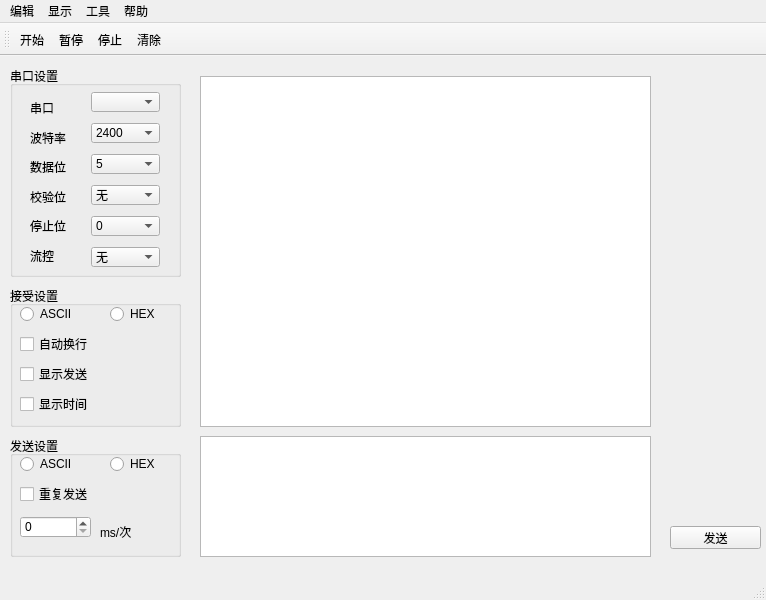
<?xml version="1.0" encoding="UTF-8"?>
<ui version="4.0">
 <class>MainWindow</class>
 <widget class="QMainWindow" name="MainWindow">
  <property name="geometry">
   <rect>
    <x>0</x>
    <y>0</y>
    <width>766</width>
    <height>600</height>
   </rect>
  </property>
  <property name="maximumSize">
   <size>
    <width>766</width>
    <height>600</height>
   </size>
  </property>
  <property name="windowTitle">
   <string>串口调试工具ROG</string>
  </property>
  <property name="windowIcon">
   <iconset>
    <normaloff>ICON/net_port_connect.png</normaloff>ICON/net_port_connect.png</iconset>
  </property>
  <widget class="QWidget" name="centralwidget">
   <widget class="QGroupBox" name="groupBox">
    <property name="geometry">
     <rect>
      <x>10</x>
      <y>10</y>
      <width>171</width>
      <height>211</height>
     </rect>
    </property>
    <property name="title">
     <string>串口设置</string>
    </property>
    <widget class="QComboBox" name="comboBox_uart">
     <property name="geometry">
      <rect>
       <x>81</x>
       <y>26</y>
       <width>69</width>
       <height>20</height>
      </rect>
     </property>
    </widget>
    <widget class="QComboBox" name="comboBox_baud">
     <property name="geometry">
      <rect>
       <x>81</x>
       <y>57</y>
       <width>69</width>
       <height>20</height>
      </rect>
     </property>
     <item>
      <property name="text">
       <string>2400</string>
      </property>
     </item>
     <item>
      <property name="text">
       <string>9600</string>
      </property>
     </item>
     <item>
      <property name="text">
       <string>19200</string>
      </property>
     </item>
     <item>
      <property name="text">
       <string>38400</string>
      </property>
     </item>
    </widget>
    <widget class="QComboBox" name="comboBox_databit">
     <property name="geometry">
      <rect>
       <x>81</x>
       <y>88</y>
       <width>69</width>
       <height>20</height>
      </rect>
     </property>
     <item>
      <property name="text">
       <string>5</string>
      </property>
     </item>
     <item>
      <property name="text">
       <string>6</string>
      </property>
     </item>
     <item>
      <property name="text">
       <string>7</string>
      </property>
     </item>
     <item>
      <property name="text">
       <string>8</string>
      </property>
     </item>
    </widget>
    <widget class="QComboBox" name="comboBox_polarity">
     <property name="geometry">
      <rect>
       <x>81</x>
       <y>119</y>
       <width>69</width>
       <height>20</height>
      </rect>
     </property>
     <item>
      <property name="text">
       <string>无</string>
      </property>
     </item>
     <item>
      <property name="text">
       <string>偶校验</string>
      </property>
     </item>
     <item>
      <property name="text">
       <string>奇校验</string>
      </property>
     </item>
    </widget>
    <widget class="QComboBox" name="comboBox_stopbit">
     <property name="geometry">
      <rect>
       <x>81</x>
       <y>150</y>
       <width>69</width>
       <height>20</height>
      </rect>
     </property>
     <item>
      <property name="text">
       <string>0</string>
      </property>
     </item>
     <item>
      <property name="text">
       <string>1</string>
      </property>
     </item>
    </widget>
    <widget class="QComboBox" name="comboBox_flowctrl">
     <property name="geometry">
      <rect>
       <x>81</x>
       <y>181</y>
       <width>69</width>
       <height>20</height>
      </rect>
     </property>
     <item>
      <property name="text">
       <string>无</string>
      </property>
     </item>
    </widget>
    <widget class="QWidget" name="">
     <property name="geometry">
      <rect>
       <x>20</x>
       <y>30</y>
       <width>38</width>
       <height>171</height>
      </rect>
     </property>
     <layout class="QVBoxLayout" name="verticalLayout_2">
      <item>
       <widget class="QLabel" name="label">
        <property name="text">
         <string>串口</string>
        </property>
       </widget>
      </item>
      <item>
       <widget class="QLabel" name="label_2">
        <property name="text">
         <string>波特率</string>
        </property>
       </widget>
      </item>
      <item>
       <widget class="QLabel" name="label_3">
        <property name="text">
         <string>数据位</string>
        </property>
       </widget>
      </item>
      <item>
       <widget class="QLabel" name="label_4">
        <property name="text">
         <string>校验位</string>
        </property>
       </widget>
      </item>
      <item>
       <widget class="QLabel" name="label_9">
        <property name="text">
         <string>停止位</string>
        </property>
       </widget>
      </item>
      <item>
       <widget class="QLabel" name="label_10">
        <property name="text">
         <string>流控</string>
        </property>
       </widget>
      </item>
     </layout>
    </widget>
   </widget>
   <widget class="QGroupBox" name="groupBox_2">
    <property name="geometry">
     <rect>
      <x>10</x>
      <y>230</y>
      <width>171</width>
      <height>141</height>
     </rect>
    </property>
    <property name="title">
     <string>接受设置</string>
    </property>
    <widget class="QRadioButton" name="radioButton_rcv_ascii">
     <property name="geometry">
      <rect>
       <x>10</x>
       <y>20</y>
       <width>61</width>
       <height>16</height>
      </rect>
     </property>
     <property name="text">
      <string>ASCII</string>
     </property>
    </widget>
    <widget class="QRadioButton" name="radioButton_rcv_hex">
     <property name="geometry">
      <rect>
       <x>100</x>
       <y>20</y>
       <width>51</width>
       <height>16</height>
      </rect>
     </property>
     <property name="text">
      <string>HEX</string>
     </property>
    </widget>
    <widget class="QCheckBox" name="checkBox_auto_line">
     <property name="geometry">
      <rect>
       <x>10</x>
       <y>50</y>
       <width>71</width>
       <height>16</height>
      </rect>
     </property>
     <property name="text">
      <string>自动换行</string>
     </property>
    </widget>
    <widget class="QCheckBox" name="checkBox_display_std">
     <property name="geometry">
      <rect>
       <x>10</x>
       <y>80</y>
       <width>71</width>
       <height>16</height>
      </rect>
     </property>
     <property name="text">
      <string>显示发送</string>
     </property>
    </widget>
    <widget class="QCheckBox" name="checkBox_display_time">
     <property name="geometry">
      <rect>
       <x>10</x>
       <y>110</y>
       <width>71</width>
       <height>16</height>
      </rect>
     </property>
     <property name="text">
      <string>显示时间</string>
     </property>
    </widget>
   </widget>
   <widget class="QGroupBox" name="groupBox_3">
    <property name="geometry">
     <rect>
      <x>10</x>
      <y>380</y>
      <width>171</width>
      <height>121</height>
     </rect>
    </property>
    <property name="title">
     <string>发送设置</string>
    </property>
    <widget class="QRadioButton" name="radioButton_std_hex">
     <property name="geometry">
      <rect>
       <x>100</x>
       <y>20</y>
       <width>51</width>
       <height>16</height>
      </rect>
     </property>
     <property name="text">
      <string>HEX</string>
     </property>
    </widget>
    <widget class="QRadioButton" name="radioButton_std_ascii">
     <property name="geometry">
      <rect>
       <x>10</x>
       <y>20</y>
       <width>61</width>
       <height>16</height>
      </rect>
     </property>
     <property name="text">
      <string>ASCII</string>
     </property>
    </widget>
    <widget class="QCheckBox" name="checkBox_resend">
     <property name="geometry">
      <rect>
       <x>10</x>
       <y>50</y>
       <width>71</width>
       <height>16</height>
      </rect>
     </property>
     <property name="text">
      <string>重复发送</string>
     </property>
    </widget>
    <widget class="QSpinBox" name="spinBox">
     <property name="geometry">
      <rect>
       <x>10</x>
       <y>80</y>
       <width>71</width>
       <height>22</height>
      </rect>
     </property>
    </widget>
    <widget class="QLabel" name="label_11">
     <property name="geometry">
      <rect>
       <x>90</x>
       <y>90</y>
       <width>54</width>
       <height>12</height>
      </rect>
     </property>
     <property name="text">
      <string>ms/次</string>
     </property>
    </widget>
   </widget>
   <widget class="QTextBrowser" name="textBrowser">
    <property name="geometry">
     <rect>
      <x>200</x>
      <y>20</y>
      <width>451</width>
      <height>351</height>
     </rect>
    </property>
   </widget>
   <widget class="QTextEdit" name="textEdit_get">
    <property name="geometry">
     <rect>
      <x>200</x>
      <y>380</y>
      <width>451</width>
      <height>121</height>
     </rect>
    </property>
   </widget>
   <widget class="QPushButton" name="btn_send">
    <property name="geometry">
     <rect>
      <x>670</x>
      <y>470</y>
      <width>91</width>
      <height>23</height>
     </rect>
    </property>
    <property name="text">
     <string>发送</string>
    </property>
   </widget>
  </widget>
  <widget class="QMenuBar" name="menubar">
   <property name="geometry">
    <rect>
     <x>0</x>
     <y>0</y>
     <width>766</width>
     <height>23</height>
    </rect>
   </property>
   <widget class="QMenu" name="menu">
    <property name="title">
     <string>编辑</string>
    </property>
    <addaction name="action_start"/>
    <addaction name="action_pause"/>
    <addaction name="action_stop"/>
    <addaction name="action_clean"/>
   </widget>
   <widget class="QMenu" name="menu_2">
    <property name="title">
     <string>显示</string>
    </property>
   </widget>
   <widget class="QMenu" name="menu_3">
    <property name="title">
     <string>工具</string>
    </property>
   </widget>
   <widget class="QMenu" name="menu_4">
    <property name="title">
     <string>帮助</string>
    </property>
   </widget>
   <addaction name="menu"/>
   <addaction name="menu_2"/>
   <addaction name="menu_3"/>
   <addaction name="menu_4"/>
  </widget>
  <widget class="QStatusBar" name="statusbar"/>
  <widget class="QToolBar" name="toolBar">
   <property name="windowTitle">
    <string>toolBar</string>
   </property>
   <attribute name="toolBarArea">
    <enum>TopToolBarArea</enum>
   </attribute>
   <attribute name="toolBarBreak">
    <bool>false</bool>
   </attribute>
   <addaction name="action_start"/>
   <addaction name="action_pause"/>
   <addaction name="action_stop"/>
   <addaction name="action_clean"/>
  </widget>
  <action name="action_start">
   <property name="icon">
    <iconset>
     <normaloff>ICON/start.png</normaloff>ICON/start.png</iconset>
   </property>
   <property name="text">
    <string>开始</string>
   </property>
   <property name="shortcut">
    <string>F6</string>
   </property>
  </action>
  <action name="action_pause">
   <property name="icon">
    <iconset>
     <normaloff>ICON/zt.png</normaloff>ICON/zt.png</iconset>
   </property>
   <property name="text">
    <string>暂停</string>
   </property>
   <property name="shortcut">
    <string>F7</string>
   </property>
  </action>
  <action name="action_stop">
   <property name="icon">
    <iconset>
     <normaloff>ICON/stop.png</normaloff>ICON/stop.png</iconset>
   </property>
   <property name="text">
    <string>停止</string>
   </property>
   <property name="shortcut">
    <string>F8</string>
   </property>
  </action>
  <action name="action_clean">
   <property name="icon">
    <iconset>
     <normaloff>ICON/clean.png</normaloff>ICON/clean.png</iconset>
   </property>
   <property name="text">
    <string>清除</string>
   </property>
   <property name="shortcut">
    <string>F9</string>
   </property>
  </action>
 </widget>
 <resources/>
 <connections/>
</ui>
